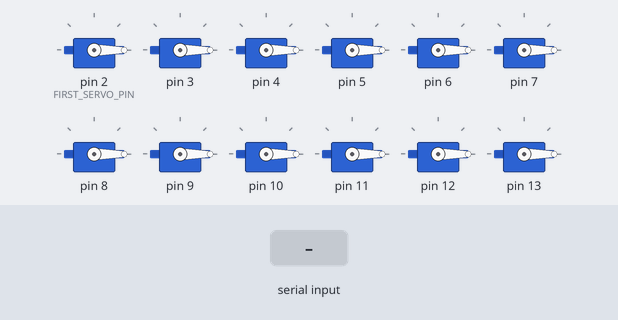
Bench run of a sketch on a simulated Arduino Mega 2560, built with avr-gcc and run on an emulated ATmega2560. Shown: 12 × servo. The inputs (shaded band) are chosen by the test bench. What the sketch prints to the serial monitor is not drawn.

Above: at 2.1 s.
2.2 s: "1" received over Serial
At 4.2 s:
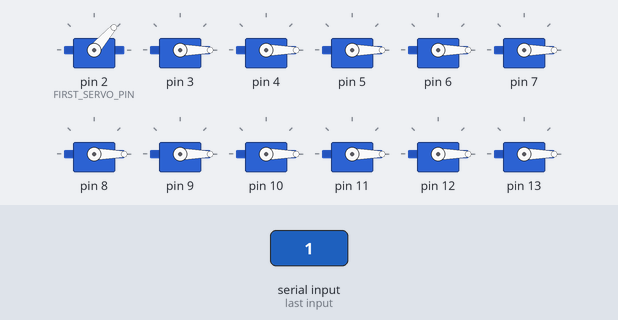
4.5 s: "0" received over Serial
At 6.2 s:
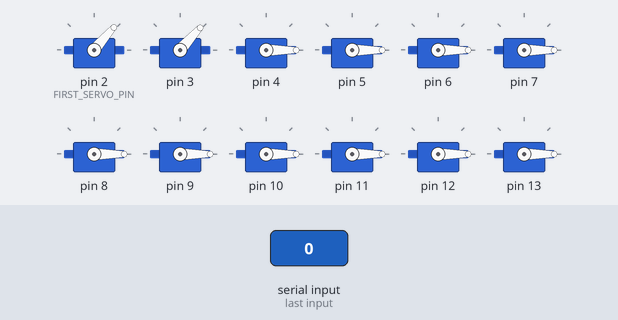
6.5 s: "2" received over Serial
At 7.6 s:
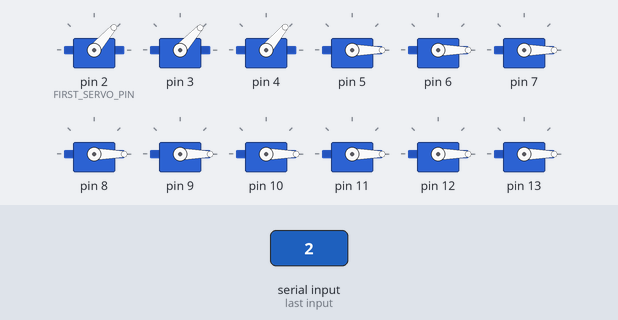
8.5 s: "1" received over Serial
At 10.2 s:
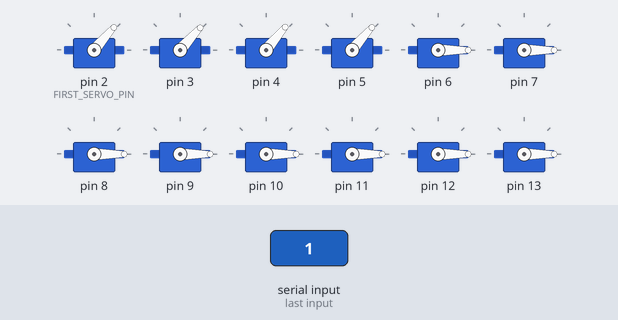
10.5 s: "0" received over Serial
At 12.2 s:
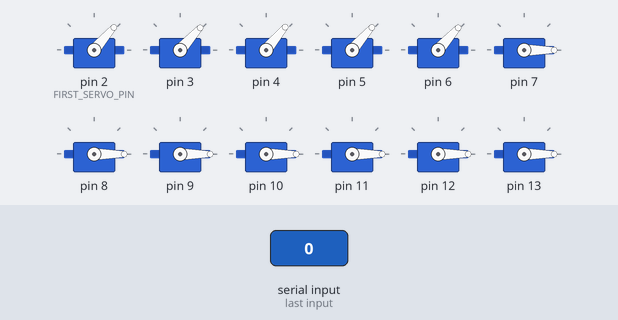
12.5 s: "2" received over Serial
At 13.6 s:
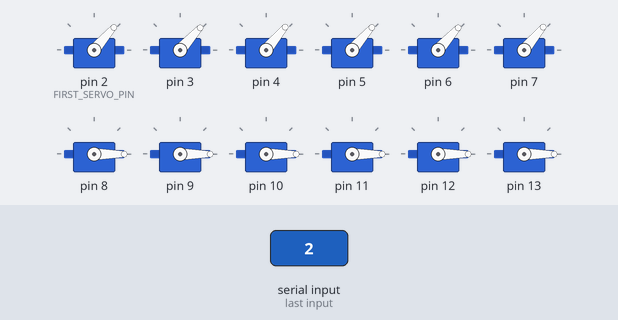
Timing chart, 0 to 15.5 s (numbered marks = the images above; inputs shaded):
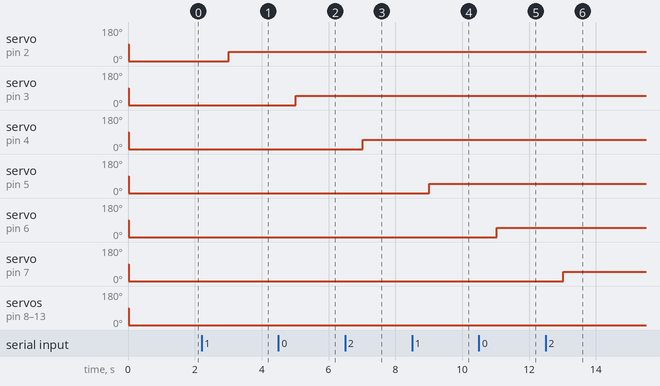

The sketch:

receive_intoArray.ino
```cpp
#include <Servo.h>
const int NBR_SERVOS= 30;  // the number of servos, up to 48 for Mega, 12 for other boards
const int FIRST_SERVO_PIN= 2;

Servo Servos[NBR_SERVOS] ; // max servos is 48 for mega, 12 for other boards


int pos [NBR_SERVOS];    // variable to store the servo position
int angle=0;
long lastMove = 0;
long lastPulse = 0;
int nextServo=0;

boolean firstContact=false;

void setup()
{
  Serial.begin(9600);

  for( int i =0; i < NBR_SERVOS; i++)
    Servos[i].attach( FIRST_SERVO_PIN +i);//, 800, 2200);
//Servos[i].write(pos[100]);

//  for( int i =0; i < NBR_SERVOS; i++){
//    Servos[i].write( pos[100]);//, 800, 2200);
////Servos[i].write(pos[100]);
//}
}


void loop()
{
  //sending one byte first to trigger serialEvent function in processing
  if(!firstContact) {
    Serial.println('Y');
    firstContact=true;
  }

  if (millis() - lastPulse > 15) {  // pulse servo every 20 ms
    pulseServo();
    lastPulse = millis();  // save the time when you last pulsed
  }

  // this if statement changes the angle every 0.5 seconds:
  if (millis() - lastMove > 1000) {
    changeAngle();
    lastMove = millis();
  }
}

/*
void changeAngle() {
  while (Serial.available()) {
    int angle = (int) Serial.read();
   for(int i = 0; i<NBR_SERVOS; i++)  // goes from 0 degrees to 180 degrees
  { pos[i]=angle;
  angle +=2;
  if(angle>180) {
    angle=0;}
  Serial.println(angle);
  }
  }}
*/

//receiving incoming data as an array

void changeAngle() {
  while (Serial.available()) {
  int servoAngle=Serial.read();
     //Serial.println(servoAngle);
   pos[nextServo] = servoAngle;
   nextServo++;
   if (nextServo > NBR_SERVOS-1) {
     nextServo = 0;

     // ask for more data
     Serial.println('Y');
   }
   }
}


void pulseServo() {

   for( int i =0; i <NBR_SERVOS; i++)
   {
    Servos[i].write(pos[i]);
    //delay(15);                       // waits 15ms for the servo to reach the position
  }
  }
```

Measured:
- after the input at 2.2 s, servo on pin 2 (FIRST_SERVO_PIN): 0° → 49° after 0.81 s
- after the input at 4.5 s, servo on pin 3: 0° → 48° after 0.52 s
- after the input at 6.5 s, servo on pin 4: 0° → 50° after 0.52 s
- after the input at 8.5 s, servo on pin 5: 0° → 49° after 0.51 s
- after the input at 10.5 s, servo on pin 6: 0° → 48° after 0.53 s
- after the input at 12.5 s, servo on pin 7: 0° → 50° after 0.53 s
